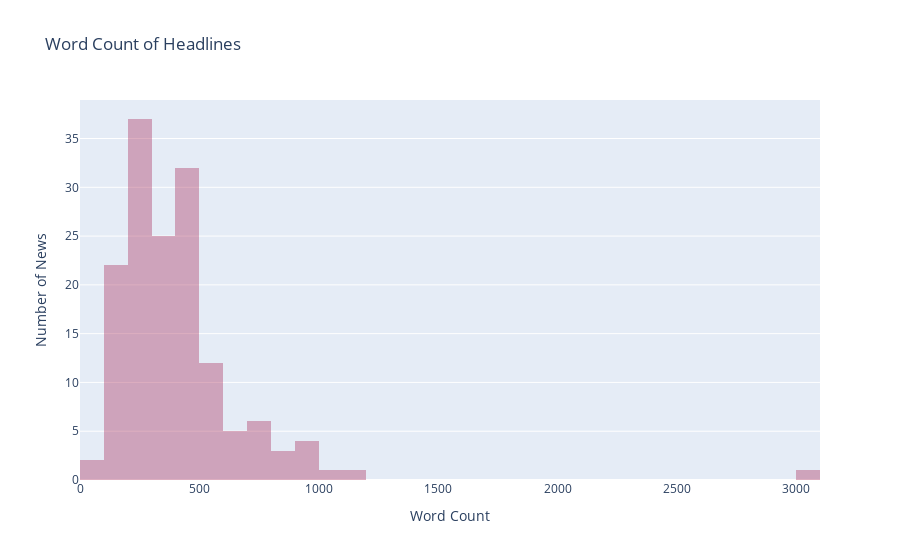

The code cell stored with this chart in its notebook:
### Code cell
xwords = [len(x.split()) for x in df.Cleaned_News]
trace1 = go.Histogram(x=xwords, opacity=0.65, name="Word Count", marker=dict(color='rgba(171, 50, 96, 0.6)'))
data = [trace1]
layout = go.Layout(barmode='overlay',
                   title='Word Count of Headlines',
                   xaxis=dict(title='Word Count'),
                   yaxis=dict( title='Number of News'))
fig = go.Figure(data=data, layout=layout)
fig.show()

### Figure 1 — Plotly figure (JSON) as saved in the notebook; plotly's stock layout.template omitted (floating-point values rounded to 4 significant figures; data arrays with more than 128 entries replaced by an {"elided": "..."} marker saying what was removed)
{"data": [{"marker": {"color": "rgba(171, 50, 96, 0.6)"}, "name": "Word Count", "opacity": 0.65, "type": "histogram", "x": {"elided": "151 int values"}}], "layout": {"barmode": "overlay", "title": {"text": "Word Count of Headlines"}, "xaxis": {"title": {"text": "Word Count"}}, "yaxis": {"title": {"text": "Number of News"}}}}
